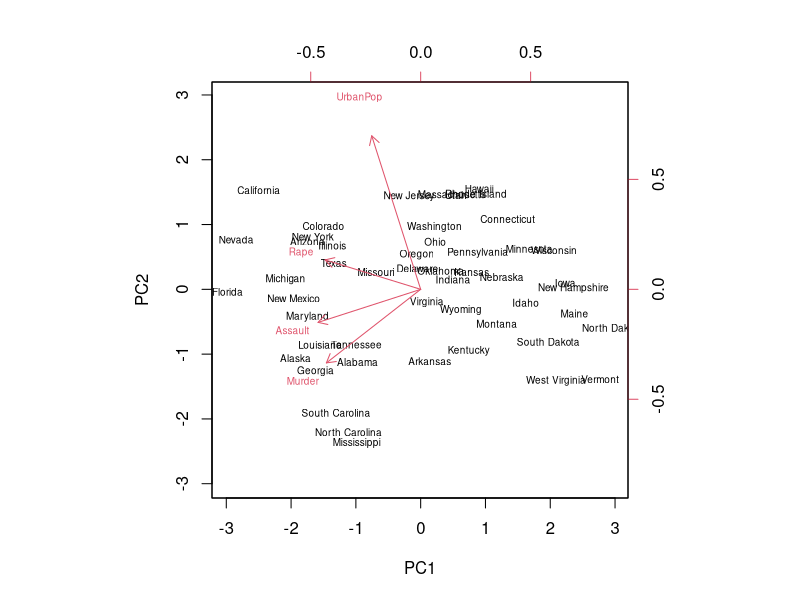
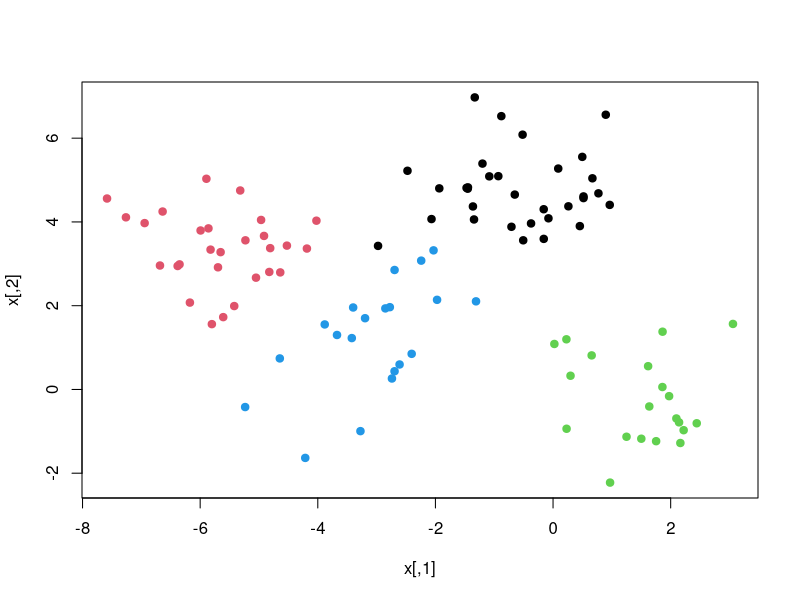
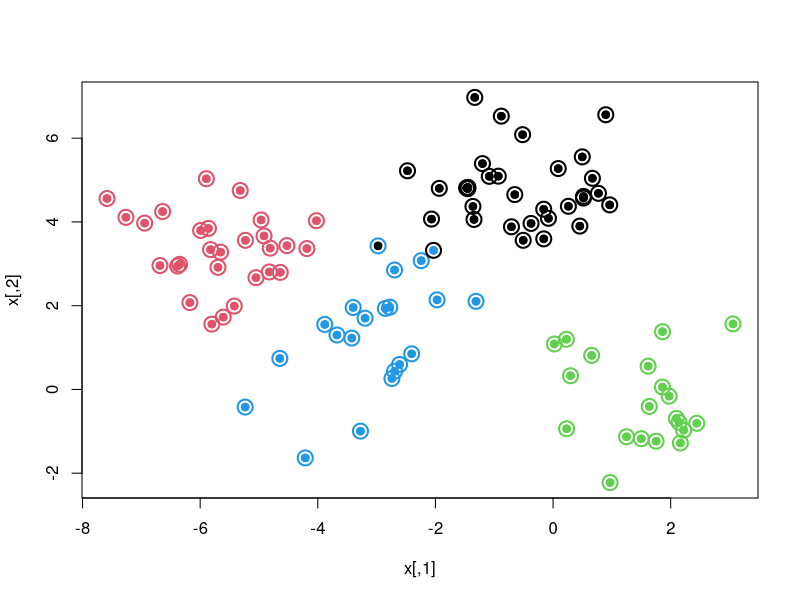
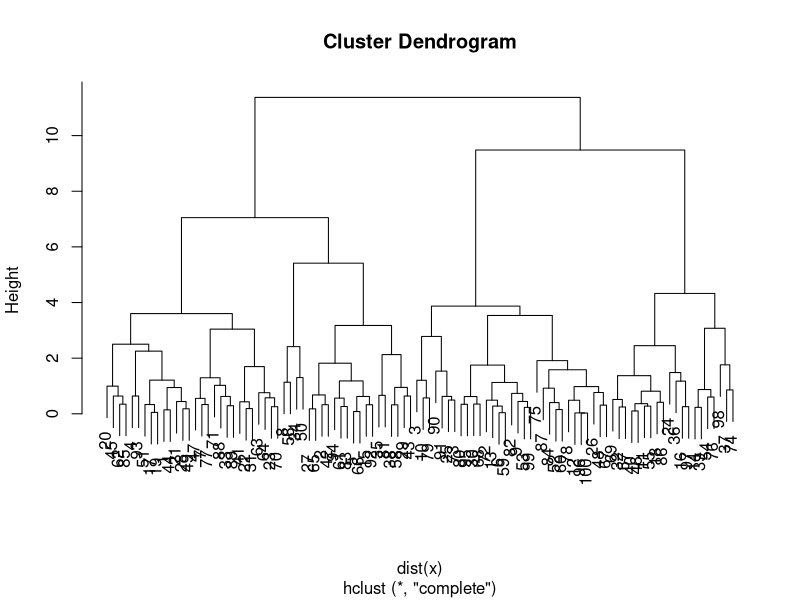
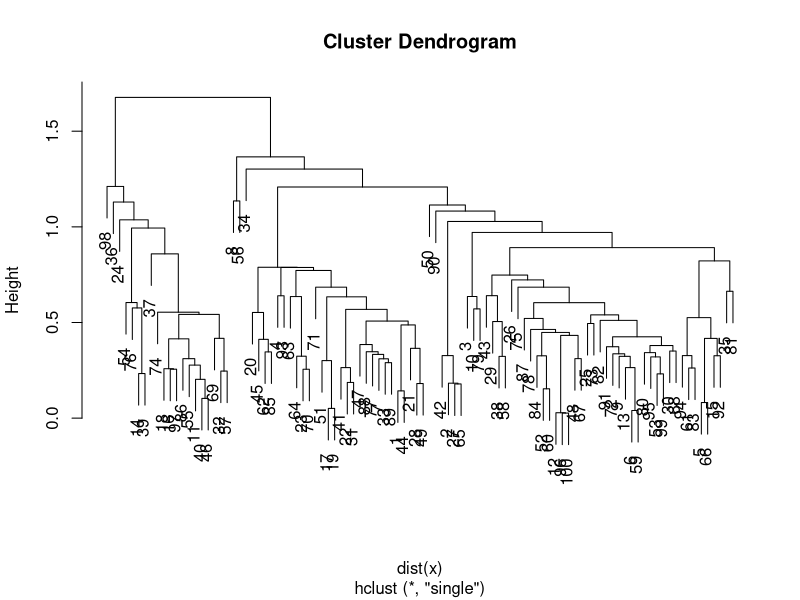
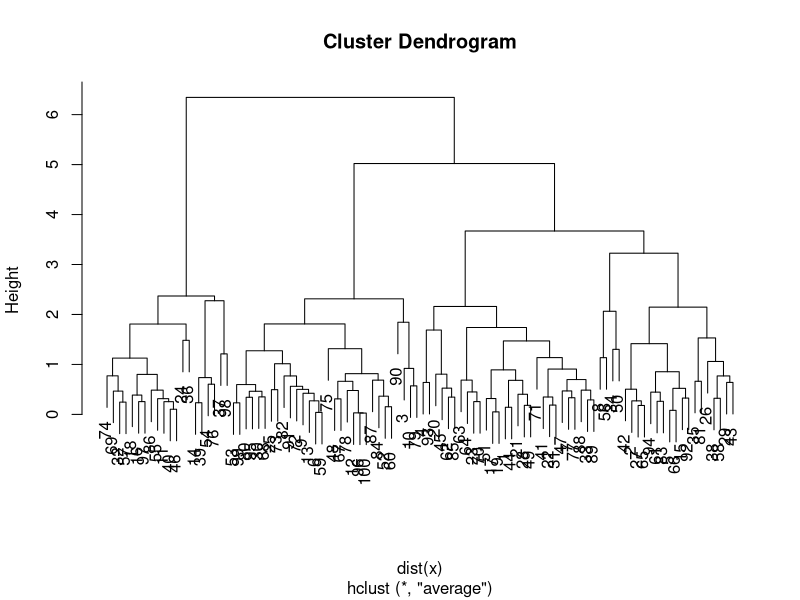
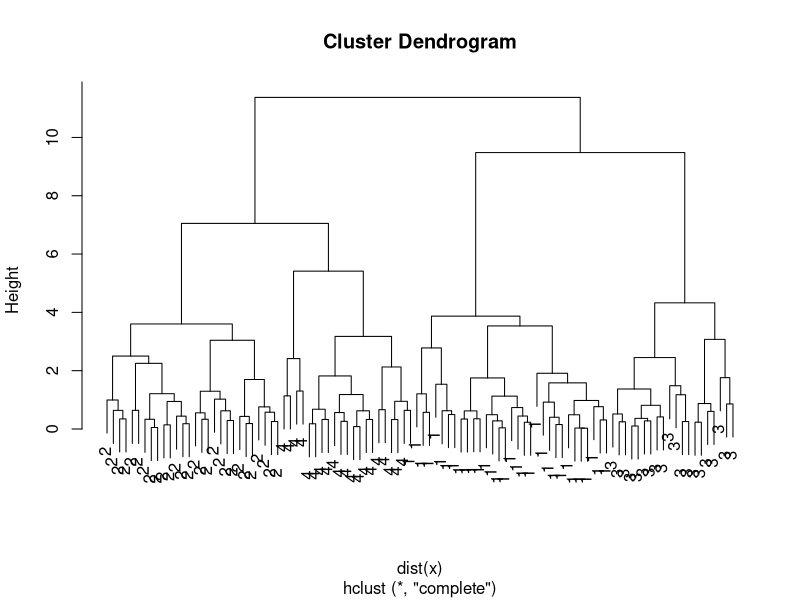

The R script that drew these images, in order:
## ---- chunk 1
dimnames(USArrests)
apply(USArrests,2,mean)
apply(USArrests,2,var)
## ---- chunk 2
pca.out=prcomp(USArrests, scale=TRUE)
pca.out
names(pca.out)
biplot(pca.out, scale=0, cex=.6)
## ---- chunk 3
set.seed(101)
x=matrix(rnorm(100*2),100,2)
xmean=matrix(rnorm(8,sd=4),4,2)
which=sample(1:4,100,replace=TRUE)
x=x+xmean[which,]
plot(x,col=which,pch=19)
## ---- chunk 4
km.out=kmeans(x,4,nstart=15)
km.out
plot(x,col=km.out$cluster,cex=2,pch=1,lwd=2)
points(x,col=which,pch=19)
points(x,col=c(1,2,3,4)[which],pch=19)
## ---- chunk 5
hc.complete=hclust(dist(x),method="complete")
plot(hc.complete)
hc.single=hclust(dist(x),method="single")
plot(hc.single)
hc.average=hclust(dist(x),method="average")
plot(hc.average)

## ---- chunk 6
hc.cut=cutree(hc.complete,4)
table(hc.cut,which)
table(hc.cut,km.out$cluster)
## ---- chunk 7
plot(hc.complete,labels=which)
